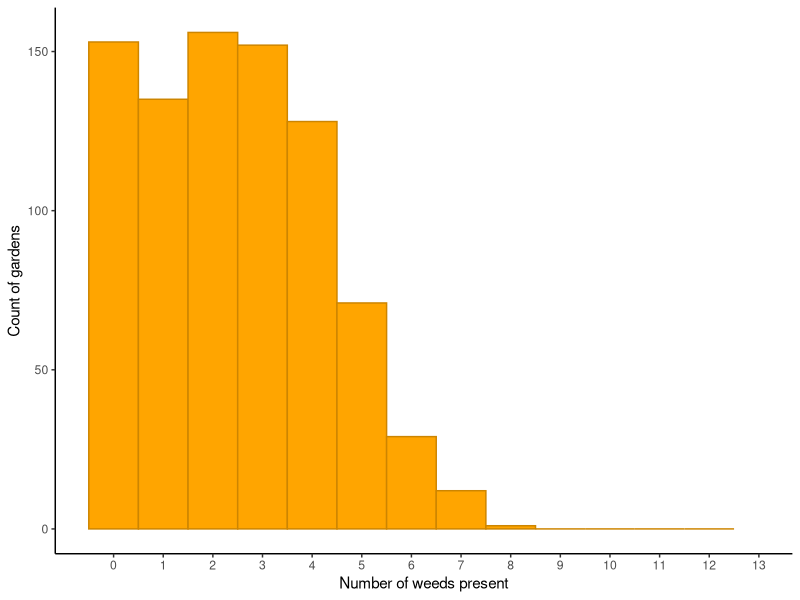

Source code (R): (Note: this script raises an error after producing the figure.)
#### Buffer general stats and models #### 

# Before anything else, verify that your environment is totally clear.
# This is important, because old objects can foul up the works
# Clean up the working environment
rm(list = ls())

# Verify working directory, should be ~/Documents/Analyses/lastname_first
getwd()

# Load tidyverse
library("tidyverse")
# Check for updates
tidyverse_update()

library(readr)
Bufferdata <- read_csv("Buffer Data/Bufferdata.csv")

# remove rows that do not include surveys
Bufferdata <- Bufferdata %>% filter(EndOutcome != "Q")
Bufferdata <- Bufferdata %>% filter(EndOutcome != "NV")
Bufferdata <- Bufferdata %>% filter(EndOutcome != "NH")
Bufferdata <- Bufferdata %>% filter(EndOutcome != "CB")
Bufferdata <- Bufferdata %>% filter(EndOutcome != "NA")

# remove outliers
Bufferdata<-Bufferdata[-817, ] 
Bufferdata<-Bufferdata[-36, ] 

# Unite coordinate columns
library(tidyr)
Bufferdata <- Bufferdata %>%
  unite(x, y, x, sep = " - ")

# Next I need to give each site a unique numerical ID because the co-occurrence 
# matrix requires this
Bufferdata$x <- as.numeric(as.factor(Bufferdata$x))

# Rename the x column to a more logical name: site
colnames(Bufferdata)[53] <- c("site") ## Renaming the columns

# I need to change the current df so that it is presence/absence for each species
# first, i will reduce to only one column for each species
Bufferdata <- subset(Bufferdata, select = -c(OldestGrowthStageHoneysuckle, Area_m2Honeysuckle, HeightMetresHoneysuckle, OldestGrowthStageMadeiraVine,
                                             Area_m2MadeiraVine, HeightMetresMadeiraVine, Area_m2Periwinkle, HeightMetresPeriwinkle, OldestGrowthStageEnglishIvy, Area_m2EnglishIvy, 
                                             HeightMetresEnglishIvy, OldestGrowthStageBlueMorningGlory, Area_m2BlueMorningGlory, HeightMetresBlueMorningGlory, OldestGrowthStageJasmine, 
                                             Area_m2Jasmine, HeightMetresJasmine, OldestGrowthStageCoastalBanksia, Area_m2CoastalBanksia, HeightMetresCoastalBanksia, OldestGrowthStageRhamnus, 
                                             Area_m2Rhamnus, HeightMetresRhamnus, OldestGrowthStageWoolly, Area_m2Woolly, HeightMetresWoolly,
                                             Area_m2BushyAsparagus, HeightMetresBushyAsparagus, OldestGrowthStageClimbingAsparagus, Area_m2ClimbingAsparagus, HeightMetresClimbingAsparagus,
                                             OldestGrowthStageGinger, Area_m2Ginger, Height_metresGinger, OldestGrowthStageMothPlant, Area_m2MothPlant, HeightMetresMothPlant, CreationDate, EndOutcome))

colnames(Bufferdata)[1:13] <- c("A.sericifera", "H.gardnerianum", "A.scandens", "A.densiflorus", "S.mauritianum", "R.alaternus", 
                                "B.integrifolia", "J.polyanthum", "I.tricolor", "H.helix", "V.major", "A.cordifolia", "L.japonica") ## Renaming the columns

# Now I need any rows that are NA to be 0 and any with text to be 1
Bufferdata[, 1:13] <- lapply(Bufferdata[, 1:13], function(col) {
  ifelse(!is.na(col), "1", NA) })
Bufferdata <- Bufferdata %>%
  mutate_all(~ replace(., is.na(.), 0))


# remove duplicates
Bufferdata <- Bufferdata[!duplicated(Bufferdata$site), ]

Bufferdata = as.data.frame(Bufferdata)

# Now I want to see what the most common species richness was across the sites
# I need to calculate sp. richness for each site which is the number of columns
# with a 1 in it

Bufferdata$Richness <- rowSums(Bufferdata[, 1:13] == "1")

summary_Buffer <- Bufferdata %>%
  summarise(mean_Richness = mean(Richness),
            median_Richness = median(Richness),
            IQR_Richness = IQR(Richness),
            sd_Richness = sd(Richness),
            var_Richness = var(Richness),
            se_Richness = sd(Richness)/sqrt(n()),
            n_Richness = n())

ggplot(Bufferdata) +
  geom_histogram(aes(Richness), binwidth = 1, color = "orange3", fill = "orange") +
  scale_x_continuous(breaks = seq(0, 13, by = 1),
  limits = c(-0.5, 13)) +
  ylab("Count of gardens") +
  xlab("Number of weeds present") +
  theme_classic()

# calculate the probability of having 0, 1, 2 - 8 weeds

library(dplyr)

richness_probs <- Bufferdata %>%
  count(Richness) %>%                 # counts of each value
  mutate(probability = n / sum(n))    # convert to probabilities

#### distance to nearest SEA analysis ####

library(readr)
SEABuffer <- read_csv("Buffer Data/DistanceSEABuffer.csv")

# Next I need to give each site a unique numerical ID because the co-occurrence 
# matrix requires this
SEABuffer$x...4 <- as.numeric(as.factor(SEABuffer$x...4))

# Rename the x column to a more logical name: site
colnames(SEABuffer)[4] <- c("site") ## Renaming the columns

# I need to change the current df so that it is presence/absence for each species
# first, i will reduce to only one column for each species
SEABuffer <- subset(SEABuffer, select = -c(OldestGrowthStageHoneysuckle, Area_m2Honeysuckle, HeightMetresHoneysuckle, OldestGrowthStageMadeiraVine,
                                             Area_m2MadeiraVine, HeightMetresMadeiraVine, Area_m2Periwinkle, HeightMetresPeriwinkle, OldestGrowthStageEnglishIvy, Area_m2EnglishIvy, 
                                             HeightMetresEnglishIvy, OldestGrowthStageBlueMorningGlory, Area_m2BlueMorningGlory, HeightMetresBlueMorningGlory, OldestGrowthStageJasmine, 
                                             Area_m2Jasmine, HeightMetresJasmine, OldestGrowthStageCoastalBanksia, Area_m2CoastalBanksia, HeightMetresCoastalBanksia, OldestGrowthStageRhamnus, 
                                             Area_m2Rhamnus, HeightMetresRhamnus, OldestGrowthStageWoolly, Area_m2Woolly, HeightMetresWoolly,
                                             Area_m2BushyAsparagus, HeightMetresBushyAsparagus, OldestGrowthStageClimbingAsparagus, Area_m2ClimbingAsparagus, HeightMetresClimbingAsparagus,
                                             OldestGrowthStageGinger, Area_m2Ginger, Height_metresGinger, OldestGrowthStageMothPlant, Area_m2MothPlant, HeightMetresMothPlant, CreationDate, EndOutcome, x...57, y, y_xy))

colnames(SEABuffer)[4:16] <- c("A.sericifera", "H.gardnerianum", "A.scandens", "A.densiflorus", "S.mauritianum", "R.alaternus", 
                                "B.integrifolia", "J.polyanthum", "I.tricolor", "H.helix", "V.major", "A.cordifolia", "L.japonica") ## Renaming the columns

# Now I need any rows that are NA to be 0 and any with text to be 1
SEABuffer[, 4:16] <- lapply(SEABuffer[, 4:16], function(col) {
  ifelse(!is.na(col), "1", NA) })
SEABuffer <- SEABuffer %>%
  mutate_all(~ replace(., is.na(.), 0))

# remove duplicates
SEABuffer <- SEABuffer[!duplicated(SEABuffer$site), ]

SEABuffer = as.data.frame(SEABuffer)

# Now I want to see what the most common species richness was across the sites
# I need to calculate sp. richness for each site which is the number of columns
# with a 1 in it

SEABuffer$Richness <- rowSums(SEABuffer[, 4:16] == "1")

lmSEA <- lm(Richness ~ DistanceSEA, data = SEABuffer)

summary(lmSEA)

plot(SEABuffer$Richness, pch = 16, col = "blue")
abline(lmSEA)

ggplot(SEABuffer, aes(DistanceSEA, Richness)) +
  scale_x_continuous(breaks = seq(0, 300, by = 50)) +
  scale_y_continuous(breaks = seq(0, 13, by = 1)) +
  geom_point(color = "orange") +
  geom_smooth(method = lm, color = "orange4", fill = "orange") +
  ylab("Number of weeds present") +
  xlab("Distance to nearest SEA in m") +
  theme_classic()


# Let's look at what species were most common closest to SEAs
library(dplyr)
library(tidyr)
SEABuffer$R.alaternus <- as.character(as.factor(SEABuffer$R.alaternus))

Weeds <- SEABuffer %>%
  pivot_longer(
    cols = 4:16,
    names_to = "variable",
    values_to = "value"
  ) %>%
  filter(value == 1) %>%
  select(-value)

# What were the most common weeds overall
top_counts <- Weeds |>
  dplyr::count(variable, sort = TRUE) |>
  dplyr::slice_head(n = 5)

print(top_counts)

# Great, now we have the weeds present for each plot, let's look at the five most
# common for plots with distance to sea of 0
CloseWeeds <- subset(Weeds, DistanceSEA == 0)

top_5_values <- names(sort(table(CloseWeeds$variable), decreasing = TRUE))[1:5] 

print(top_5_values)

top_counts <- CloseWeeds |>
  dplyr::count(variable, sort = TRUE) |>
  dplyr::slice_head(n = 5)

print(top_counts)

# Figure out the farthest weeds

# let's see what species are co-occurring when the richness is 1
lowrichness <- subset(Weeds, Richness == 1)

top_5_values <- names(sort(table(lowrichness$variable), decreasing = TRUE))[1:5] 

print(top_5_values)

top_counts <- lowrichness |>
  dplyr::count(variable, sort = TRUE) |>
  dplyr::slice_head(n = 5)

print(top_counts)

# Let's look at the higher richness
highrichness <- Weeds %>%
  filter(Richness %in% c("6", "7", "8"))

top_counts <- highrichness |>
  dplyr::count(variable, sort = TRUE) |>
  dplyr::slice_head(n = 5)

print(top_counts)
